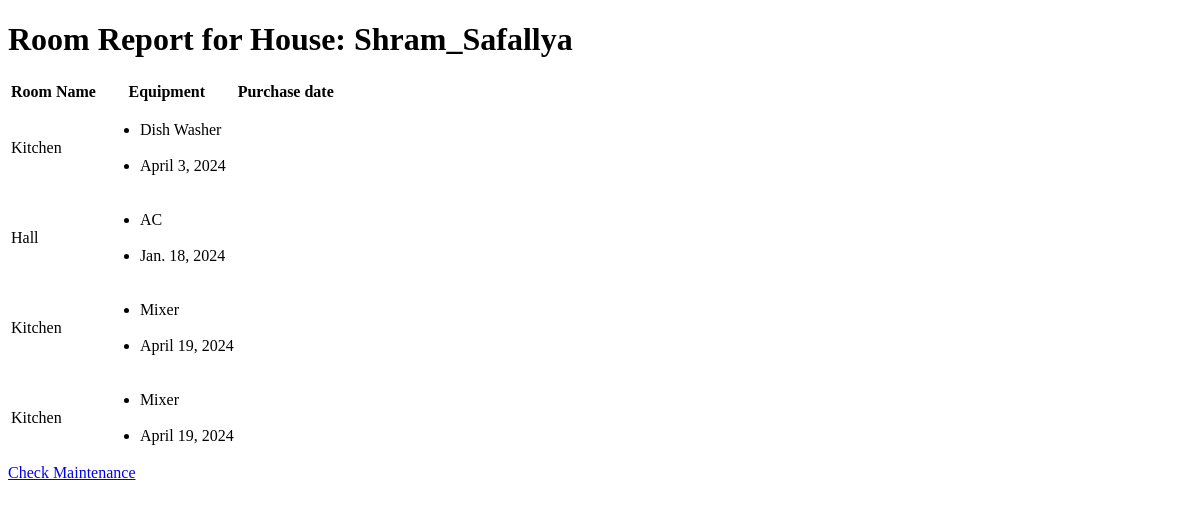
Page /room_report/2/ (signed in) on the earlier database version.
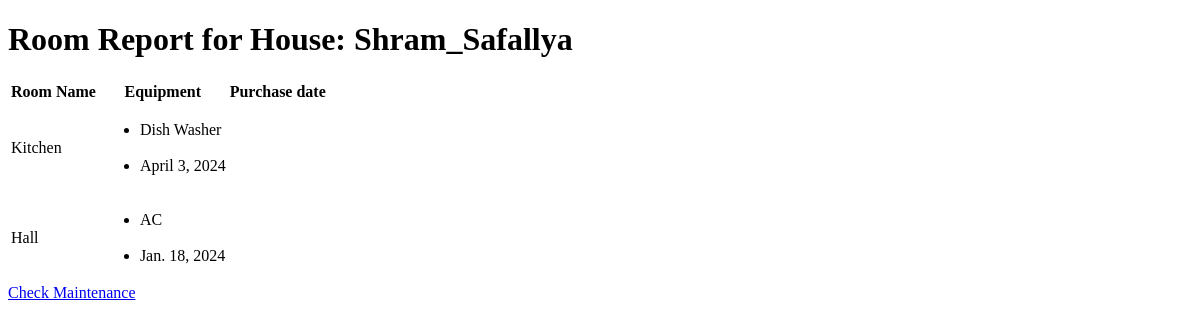
Same page on the later database version.
### app1/models.py (models this page shows, shortened)
class Room(models.Model):
    house = models.ForeignKey(House, on_delete=models.CASCADE, related_name='rooms')
    user = models.ForeignKey(User, on_delete=models.CASCADE, default=1)
    name = models.CharField(max_length=100)
    equipment_name = models.CharField(max_length=100)
    purchase_date = models.DateField()
    maintenance_schedule = models.CharField(choices=[('monthly', 'Monthly'), ('yearly', 'Yearly'), ('weekly', 'Weekly')], max_length=10)
    maintenance_date = models.DateField()
    discard_date = models.DateField()
    insurance_policy_number = models.CharField(max_length=100)

### app1/views.py (the view)
# urls.py: path('room_report/<int:house_id>/',views.room_report,name='room_report'),
def room_report(request, house_id): # room report 30 test for Nutan Mali
    house = get_object_or_404(House, id=house_id, user=request.user)
    rooms = Room.objects.filter(house=house)
    for room in rooms:
        print("rooms print")
        room.equipment_list = room.equipment_name.split(",")  # Assuming equipment_name is a comma-separated list
        print(room.equipment_name)
        print(room.purchase_date)
        print(room.equipment_list)
    return render(request, 'room_report.html', {'house': house,
                    'rooms': rooms})

### templates/room_report.html (shortened to what this page needs)
<!DOCTYPE html>
<html lang="en">
<head>
</head>
<body>
<h1>Room Report for House: {{ house.name }}</h1>
    <table>
        <thead>
            <tr>
                <th>Room Name</th>
                <th>Equipment</th>
                <th>Purchase date</th>
            </tr>
        </thead>
        <tbody>
            {% for room in rooms %}
            <tr>
                <td>{{ room.name }}</td>
                <td>
                    <ul>
                        {% for item in room.equipment_list %}
                        <li>{{ room.equipment_name }}</li> <br>
                        <li>{{ room.purchase_date }}</li>
                        {% endfor %}
                    </ul>
                </td>
            </tr>
            {% endfor %}
        </tbody>
    </table>
    <a href="{% url 'maintenance_report' %}" class="btn btn-primary">Check Maintenance</a>
</body>
</html>

Differences in the rows shown:
removed Room: name "Kitchen", equipment_name "Mixer", purchase_date "April 19, 2024"
removed Room: name "Kitchen", equipment_name "Mixer", purchase_date "April 19, 2024"
